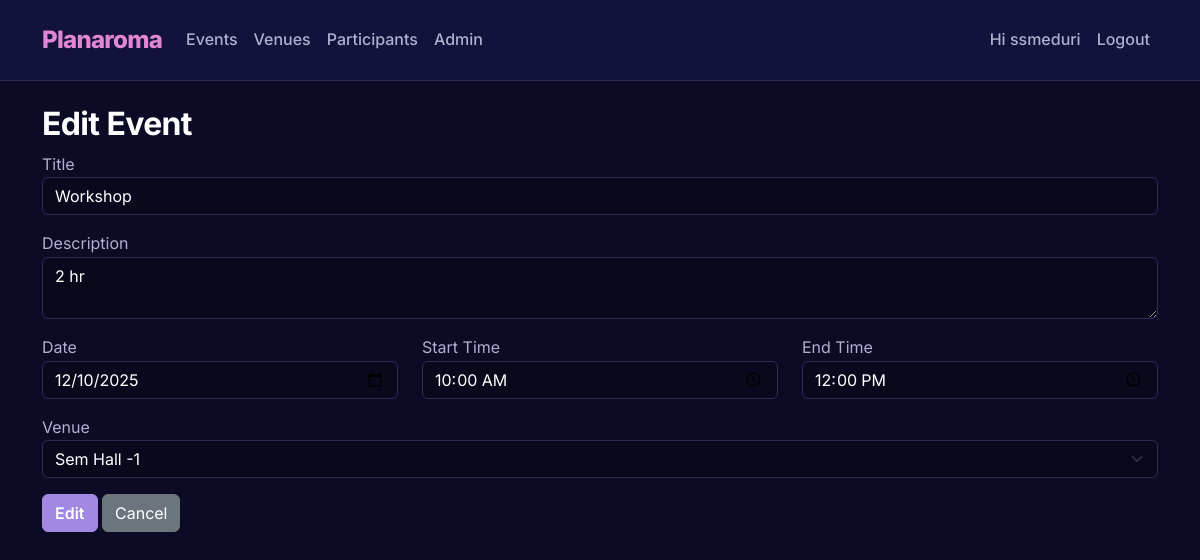
The app's page /event/1/edit (signed in) with its own data.
### app/models.py (models this page shows, shortened)
class User(UserMixin, db.Model):
    __tablename__ = 'user'
    id = db.Column(db.Integer, primary_key=True)
    username = db.Column(db.String(80), unique=True, nullable=False)
    password_hash = db.Column(db.String(200), nullable=False)
    role = db.Column(db.String(20), nullable=False, default='viewer')  # admin, staff, viewer

class Event(db.Model):
    __tablename__ = 'event'
    id = db.Column(db.Integer, primary_key=True)
    title = db.Column(db.String(120), nullable=False)
    description = db.Column(db.Text)
    date = db.Column(db.Date, nullable=False)
    start_time = db.Column(db.Time, nullable=False)
    end_time = db.Column(db.Time, nullable=False)
    venue_id = db.Column(db.Integer, db.ForeignKey('venue.id'), nullable=False)
    participant_assoc = db.relationship('EventParticipant', back_populates='event', cascade='all, delete-orphan')
    participants = db.relationship(
        'Participant',
        secondary='event_participants',
        back_populates='events',
        overlaps="participant_assoc,event_assoc"
    )

### app/routes.py (the view, shortened to what this page needs)
@main_bp.route('/event/<int:event_id>/edit', methods=['GET', 'POST'])
@login_required
@require_roles('admin', 'staff')
def edit_event(event_id):
    e = Event.query.get_or_404(event_id)
    from .forms import EventForm
    form = EventForm(obj=e)
    form.venue_id.choices = [(v.id, v.name) for v in Venue.query.order_by(Venue.name).all()]
    if request.method == 'POST' and not form.validate():
        flash_form_errors(form)
    return render_template('events/add_edit.html', form=form, action="Edit")

### app/forms.py
class EventForm(FlaskForm):
    title = StringField('Title', validators=[DataRequired()])
    description = TextAreaField('Description')
    date = DateField('Date', validators=[DataRequired()], format='%Y-%m-%d')
    start_time = TimeField('Start Time', validators=[DataRequired()], format='%H:%M')
    end_time = TimeField('End Time', validators=[DataRequired()], format='%H:%M')
    venue_id = SelectField('Venue', coerce=int, validators=[DataRequired()])
    submit = SubmitField('Save')

### app/__init__.py (called while the page is built)
def create_app():
    app = Flask(__name__, static_folder='static', template_folder='templates')
    app.config.from_object(Config)
    db.init_app(app)
    login_manager.init_app(app)
    from .models import User
    @login_manager.user_loader
    def load_user(user_id):
        return User.query.get(int(user_id))
    from .routes import main_bp
    from .auth import auth_bp
    app.register_blueprint(main_bp)
    app.register_blueprint(auth_bp)
    return app

### app/utils.py (called while the page is built)
def require_roles(*roles):
    def decorator(f):
        @wraps(f)
        def wrapped(*args, **kwargs):
            if not current_user or not current_user.is_authenticated:
                abort(403)
            if current_user.role not in roles:
                abort(403)
            return f(*args, **kwargs)
        return wrapped
    return decorator

### app/templates/events/add_edit.html (shortened to what this page needs)
{% extends 'base.html' %}
{% block content %}
<h2>{{ action }} Event</h2>
<form method="POST">
    <div class="mb-3">
        {{ form.title.label }}
        {{ form.title(class_="form-control") }}
    </div>
    <div class="mb-3">
        {{ form.description.label }}
        {{ form.description(class_="form-control") }}
    </div>
    <div class="row">
        <div class="col-md-4 mb-3">
            {{ form.date.label }}
            {{ form.date(class_="form-control") }}
        </div>
        <div class="col-md-4 mb-3">
            {{ form.start_time.label }}
            {{ form.start_time(class_="form-control") }}
        </div>
        <div class="col-md-4 mb-3">
            {{ form.end_time.label }}
            {{ form.end_time(class_="form-control") }}
        </div>
    </div>
    <div class="mb-3">
        {{ form.venue_id.label }}
        {{ form.venue_id(class_="form-select") }}
    </div>
    <button class="btn btn-primary">{{ action }}</button>
    <a href="{{ url_for('main.list_events') }}" class="btn btn-secondary">Cancel</a>
</form>
{% endblock %}

### app/templates/base.html (shortened to what this page needs)
<!doctype html>
<html lang="en">
<head>
    <link href="https://cdn.jsdelivr.net/npm/bootstrap@5.3.2/dist/css/bootstrap.min.css" rel="stylesheet">
    <link href="{{ url_for('static', filename='style.css') }}" rel="stylesheet">
</head>
<body>
<nav class="navbar navbar-expand-lg navbar-light bg-light mb-4">
  <div class="container">
    <a class="navbar-brand" href="{{ url_for('main.dashboard') }}">
        Planaroma
    </a>
    <div class="collapse navbar-collapse" id="navbarNav">
      <ul class="navbar-nav me-auto">
        <li class="nav-item">
          <a class="nav-link" href="{{ url_for('main.list_events') }}">Events</a>
        </li>
        <li class="nav-item">
          <a class="nav-link" href="{{ url_for('main.list_venues') }}">Venues</a>
        </li>
        <li class="nav-item">
          <a class="nav-link" href="{{ url_for('main.list_participants') }}">Participants</a>
        </li>
        {% if current_user.is_authenticated and current_user.role == 'admin' %}
        <li class="nav-item">
        <a class="nav-link" href="{{ url_for('main.admin_list_users') }}">Admin</a>
         </li>
{% endif %}
      </ul>
      <ul class="navbar-nav ms-auto">
        {% if current_user.is_authenticated %}
          <li class="nav-item">
            <a class="nav-link">Hi {{ current_user.username }}</a>
          </li>
          <li class="nav-item">
            <a class="nav-link" href="{{ url_for('auth.logout') }}">Logout</a>
          </li>
        {% else %}
          <li class="nav-item">
            <a class="nav-link" href="{{ url_for('auth.login') }}">Login</a>
          </li>
        {% endif %}
      </ul>
    </div>
  </div>
</nav>
<div class="container">
    {% block content %}{% endblock %}
</div>
</body>
</html>

### app/static/style.css (style rules this page uses)
:root { --bg-primary: #0B0B26; --card-surface: #12123A; --text-primary: #FFFFFF; --text-secondary: #B0B0D0; --accent-pink: #E086D3; --accent-purple: #A288E3; --border-color: #2D2D55; --border-radius: 12px; --font-family: 'Inter', sans-serif; }
body { background-color: var(--bg-primary); color: var(--text-secondary); font-family: var(--font-family); line-height: 1.6; }
h1, h2, h3, h4, h5, h6 { color: var(--text-primary); font-weight: 700; letter-spacing: -0.02em; }
a { color: var(--accent-purple); text-decoration: none; transition: color 0.2s ease; }
.navbar { background-color: var(--card-surface) !important; border-bottom: 1px solid var(--border-color); padding: 1rem 0; }
.navbar-brand { color: var(--accent-pink) !important; font-weight: 800; font-size: 1.5rem; letter-spacing: -0.03em; }
.nav-link { color: var(--text-secondary) !important; font-weight: 500; }
.btn-primary { background-color: var(--accent-purple); border-color: var(--accent-purple); color: #fff; font-weight: 600; }
.form-control, .form-select { background-color: rgba(0, 0, 0, 0.2); border: 1px solid var(--border-color); color: var(--text-primary); }
.form-control::placeholder { color: rgba(176, 176, 208, 0.5); }

### records on screen
User: username "ssmeduri"
Event: title "Workshop", description "2 hr", date "12/10/2025", start_time "10:00", end_time "12:00", venue_id "Sem Hall -1"

### other values on screen
{{ action }} "Edit"
